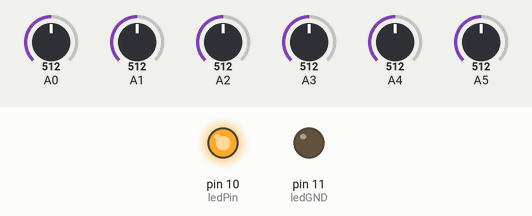
This sketch was run on a simulated Arduino Uno, built with avr-gcc and run on an emulated ATmega328P. On the bench: output pins drawn as LEDs (lit = HIGH). Inputs (shaded band) come from the test bench; at power-on: A0 = 512, A1 = 512, A2 = 512, A3 = 512, A4 = 512, A5 = 512. What the sketch prints to the serial monitor is not drawn.

Above: at 0.1 s.
Timing chart, 0 to 1.6 s (numbered marks = the images above):
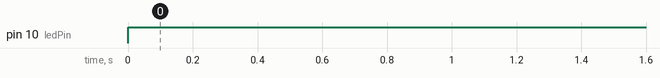

The sketch:

a_resBall_LilyBLE_UHCIdemo.ino
```cpp
// UdK - DRL - EIT
// code for 6-segment resistive sensing ball
// reads 6 analog input pins and takes average
// when under threshold light comes on

#include "pitches.h"

////// SET THRESHOLD HERE!!! //////
int threshold = 4000;
///////////////////////////////////

const int numSensors = 6;
int readings[numSensors];      // the readings from the analog inputs
int totalNS;
int ledPin = 10;
int ledGND = 11;
int onPin = 13;

void setup()
{
  pinMode(A0, INPUT_PULLUP);
  pinMode(A1, INPUT_PULLUP);
  pinMode(A2, INPUT_PULLUP);
  pinMode(A3, INPUT_PULLUP);
  pinMode(A4, INPUT_PULLUP);
  pinMode(A5, INPUT_PULLUP);
  pinMode(ledPin, OUTPUT);
  pinMode(ledGND, OUTPUT);
  digitalWrite(ledGND, LOW);
  digitalWrite(onPin, HIGH);
  Serial.begin(57600);
  Serial.println("starting...");
}

void loop() {
  for (int nS = 0; nS < numSensors; nS++) readings[nS] = analogRead(nS);  // read from the sensor
  totalNS = readings[0] + readings[1] + readings[2] + readings[3] + readings[4] + readings[5];
  if(totalNS < threshold) digitalWrite(ledPin, HIGH);
  else digitalWrite(ledPin,LOW);
  Serial.println(totalNS);
  delay(2);
}
```

Measured:
- by itself, pin 10 (ledPin): LOW → HIGH at 0.00 s
